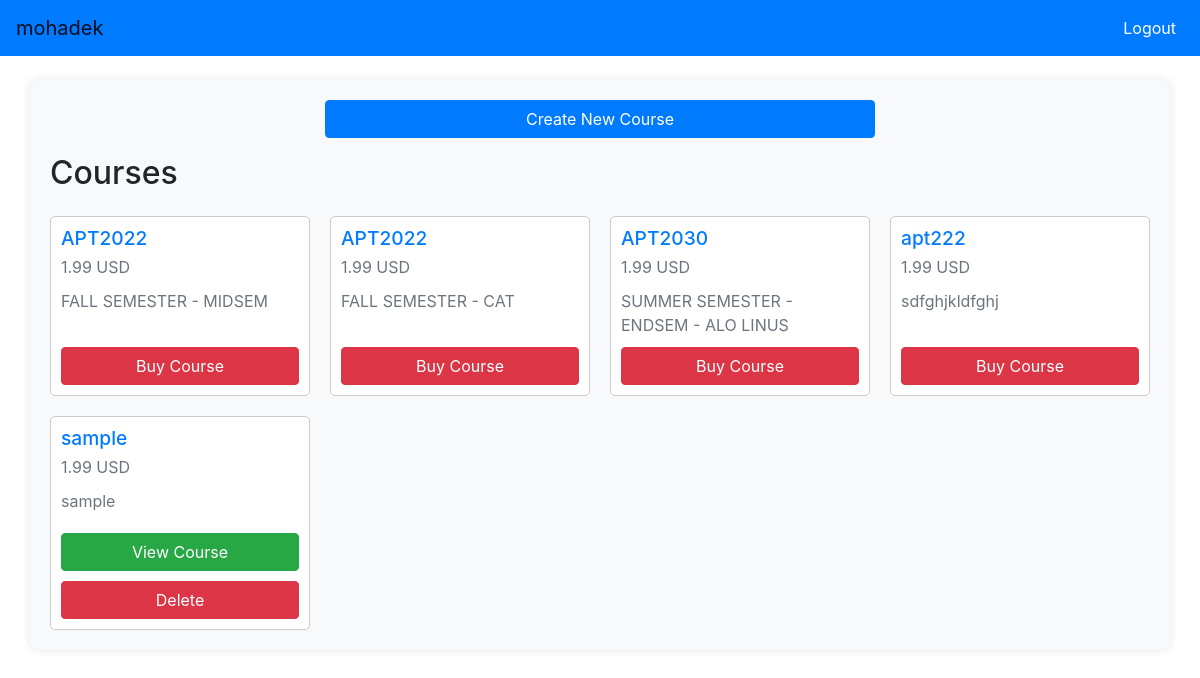
Page /course/ (signed in) on the committed database.
### course/models.py (models this page shows, shortened)
class Course(models.Model):
    title = models.CharField(max_length=200)  # Title of the course
    content = models.TextField()  # Description or content of the course
    created_at = models.DateTimeField(auto_now_add=True)  # Date and time when the course was created
    updated_at = models.DateTimeField(auto_now=True)  # Date and time when the course was last updated
    instructor = models.ForeignKey(User, on_delete=models.CASCADE, related_name="courses_taught")  # Instructor of the course (linked to User model)
    subscribers = models.ManyToManyField(User, related_name="courses_subscribed", blank=True)  # Users subscribed to the course (many-to-many relationship with User model)
    price = models.DecimalField(max_digits=6, decimal_places=2, default=1.99)  # Price of the course (default is 1.99)
    document = models.FileField(upload_to='docs/', default='default.pdf')  # Document associated with the course

### course/views.py (the view)
# urls.py: path("", views.course_list, name="course_list"),
@login_required
def course_list(request):
    courses = Course.objects.all()
    if request.user.is_authenticated:
        for course in courses:
            course.is_unlocked = request.user in course.subscribers.all()
    else:
        for course in courses:
            course.is_unlocked = False
    context = {
        "courses": courses
    }
    return render(request, "course_list.html", context)

### course/templates/course_list.html (shortened to what this page needs)
{% extends "base.html" %}
{% block content %}
  {% if user.is_authenticated %}
    <div class="d-flex justify-content-center">
      <a class="btn btn-primary mb-3 col-md-6" href="{% url 'create_course' %}">Create New Course</a>
    </div>
  {% endif %}
  <h2 class="mb-4">Courses</h2>
  <div class="courses-grid">
    {% for course in courses %}
    <div class="card">
      <div class="card-body">
        <h5 class="card-title text-primary">{{ course.title }}</h5>
        <p class="card-text text-muted">{{ course.price }} USD</p>
        <p class="card-text text-muted">{{ course.content }}</p>
        <div class="mt-auto">
          {% if course.is_unlocked %}
            <a class="btn btn-success view-course-btn" href="{% url 'course_detail' course.id %}">View Course</a>
            {% if user.is_superuser %}
              <form action="{% url 'delete_course' course.id %}" method="post" class="d-inline">
                <button type="submit" class="btn btn-danger delete-course-btn">Delete</button>
              </form>
            {% endif %}
          {% else %}
            <a class="btn btn-danger" href="{% url 'create_checkout_session' course.id %}">Buy Course</a>
          {% endif %}
        </div>
      </div>
    </div>
    {% endfor %}
  </div>
{% endblock %}

### user/templates/base.html (shortened to what this page needs)
<!DOCTYPE html>
<html lang="en">
<head>
    <link href="https://maxcdn.bootstrapcdn.com/bootstrap/4.5.2/css/bootstrap.min.css" rel="stylesheet">
</head>
<body>
<nav class="navbar navbar-expand-lg navbar-light">
    <a class="navbar-brand" href="{%  url 'course_list' %}">{{request.user}}</a>
    <div class="collapse navbar-collapse" id="navbarNav">
        <ul class="navbar-nav ml-auto">
            {% if user.is_authenticated %}
                <li class="nav-item">
                    <a class="nav-link" href="{% url 'logout' %}">Logout</a>
                </li>
            {% endif %}
        </ul>
    </div>
</nav>
<div class="container mt-4">
    {% block content %} {% endblock %}
</div>
</body>
</html>

### user/templates/base.html (style rules this page uses)
:root { --primary-color: #007bff; --secondary-color: #6c757d; --accent-color: #28a745; }
.navbar { background-color: var(--primary-color); }
.navbar-brand { color: #fff; }
.navbar-nav .nav-link { color: #fff !important; }
.container { background-color: #f8f9fa; border-radius: 8px; box-shadow: 0 0 10px rgba(0, 0, 0, 0.1); padding: 20px; }
.btn-primary { background-color: var(--accent-color); border-color: var(--accent-color); }

### course/templates/course_list.html (style rules this page uses)
.courses-grid { display: grid; grid-template-columns: repeat(auto-fit, minmax(250px, 1fr)); grid-gap: 20px; }
.card { border: 1px solid #ccc; border-radius: 5px; overflow: hidden; height: auto; display: flex; flex-direction: column; }
.card-body { padding: 10px; display: flex; flex-direction: column; justify-content: space-between; height: 100%; }
.card-title { font-size: 1.2rem; margin-bottom: 5px; }
.card-text { font-size: 1rem; margin-bottom: 10px; }
.btn { width: 100%; }
.btn-primary { background-color: #007bff; border-color: #007bff; }
.btn-success { background-color: #28a745; border-color: #28a745; }
.btn-danger { background-color: #dc3545; border-color: #dc3545; }
.view-course-btn { margin-top: 10px; }
.delete-course-btn { margin-top: 10px; }

### rows in the picture
Course: title "APT2022", price "1.99", content "FALL SEMESTER - MIDSEM", shows "Buy Course"
Course: title "APT2022", price "1.99", content "FALL SEMESTER - CAT", shows "Buy Course"
Course: title "APT2030", price "1.99", content "SUMMER SEMESTER - ENDSEM - ALO LINUS", shows "Buy Course"
Course: title "apt222", price "1.99", content "sdfghjkldfghj", shows "Buy Course"
Course: title "sample", price "1.99", content "sample", shows "View Course", shows "Delete"

### other values in the picture
{{ request.user }} "mohadek"
